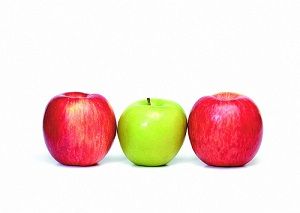
#> input picture examples/fruits.jpg, 300 x 213 px
$ python main.py --image examples/fruits.jpg
#> lines starting #> are read from the running program, lines starting #| are printed output that depends on the picture; after the words box and inside, x2 and y2 are one past the last pixel; in counts of white or black regions, pixels touching at a corner belong together
### KMeans.py
class KmeansSegmentation:

    def segmentation_grey(self, image, k=2):
        """Performs segmentation of an grey level input image using KMeans algorithm, using the intensity of the pixels
        as features. Takes as input:
        image: a grey scale image
        return an segemented image
        -----------------------------------------------------
        Sample implementation for K-means
        1. Initialize cluster centers
        2. Assign pixels to cluster based on (intensity) proximity to cluster centers
        3. While new cluster centers have moved:
            1. compute new cluster centers based on the pixels
            2. Assign pixels to cluster based on the proximity to new cluster centers

        """

        imgHeight = image.shape[0]
        imgWidth = image.shape[1]

        cluster_center = []  # List to store intensities of centroids of all clusters
        cluster = [[] for _ in
                   range(k)]  # Creates K lists of [x,y] lists where x,y give the position of the pixel in the cluster
        intensity = [[] for _ in
                     range(k)]  # Creates K lists to store the intensity values of all the pixels in a given cluster

        # Generate K equi-distant cluster centers
        for i in range(k):
            cluster_center.append(int((255 * i) / (k + 1)))

        print(cluster_center)

        # List to store and calculate minimum distance of each pixel from the K cluster centers
        euclid_distance = []

        def loop(argument_list):
            for i in range(imgHeight):
                for j in range(imgWidth):
                    px = image[i, j]
                    for z in range(k):
                        euclid_distance.append(abs(px - argument_list[z]))
                    # Get the index at which minimum distance occurs and append the (x,y) and intensity value to
                    # corresponding list
                    least = euclid_distance.index(min(euclid_distance))
                    cluster[least].append([i, j])
                    intensity[least].append(px)
                    # Clear the distance list so that the next pixel has an empty list to work with
                    del euclid_distance[:]

            means = []  # List to store the mean of intensities of all the pixels in the clusters
            for i in range(k):
                means.append(int(sum(intensity[i]) / len(intensity[i])))

            print(means)

            # Because of the way python typecasts float to int, convergence on a single integer value takes a lot of
            # time.(Sometimes never happens). Therefore I have allowed a +/- 1 difference in the intensities of the
            # previous centers and the new means.
            threshold = 0
            for i in range(k):
                if sorted(argument_list)[i] - 1 <= sorted(means)[i] <= sorted(argument_list)[i] + 1:
                    threshold += 1
            if threshold == k:
                # Change intensities of all the pixels in the cluster to its cluster center's intenisty
                for i in range(k):
                    for j in range(len(cluster[i])):
                        x = cluster[i][j][0]
                        y = cluster[i][j][1]
                        image[x, y] = means[i]
            else:
                # Clear the cluster and intensity lists and call the function recursively till convergence is achieved
                for i in range(k):
                    cluster[i] = []
                    intensity[i] = []
                loop(means)

        # Initial call to the function
        loop(cluster_center)
        return image

    # [92 lines left out: function segmentation_rgb, not called in this run]

### main.py
# Example Usage: python main.py -i image -k clusters -m rgb

import cv2
import sys
from KMeans import KmeansSegmentation
from datetime import datetime


def display_image(window_name, image):
    """A function to display image"""
    cv2.namedWindow(window_name)
    cv2.imshow(window_name, image)
    cv2.waitKey(0)


def main():
    """ The main funtion that parses input arguments, calls the approrpiate
     kmeans method and writes the output image"""

    # Parse input arguments
    from argparse import ArgumentParser

    parser = ArgumentParser()

    parser.add_argument("-i", "--image", dest="image",
                        help="specify the name of the image", metavar="IMAGE")
    parser.add_argument("-k", "--clusters", dest="clusters",
                        help="Specify the number of clusters (k)", metavar="CLUSTERS")
    parser.add_argument("-m", "--model", dest="model",
                        help="Specify the model rgb, grey", metavar="COLOR")

    args = parser.parse_args()

    # Load image
    if args.image is None:
        print("Please specify the name of image")
        print("use the -h option to see usage information")
        sys.exit(2)
    else:
        image_name = args.image.split(".")[0]
        input_image = cv2.imread(args.image)
#> input_image is the input picture: shape (213, 300, 3); mean B, G, R 215, 222.3, 244.3

    if args.clusters is None:
        print("Number of clusters not specified using 2")
        print("use the -h option to see usage information")
        clusters = 2
    else:
        clusters = int(args.clusters)

    # Check resize scale parametes
    if args.model is None:
        print("Model not specified using default (grey)")
        print("use the -h option to see usage information")
        model = 'grey'
    elif args.model not in ['rgb', 'grey']:
        print("Unknown color model, using default (grey)")
        print("use the -h option to see usage information")
        model = 'grey'
    else:
        model = args.model

    Segementation_object = KmeansSegmentation()

    output = None
    if model == 'grey':
        input_image = cv2.cvtColor(input_image, cv2.COLOR_RGB2GRAY)
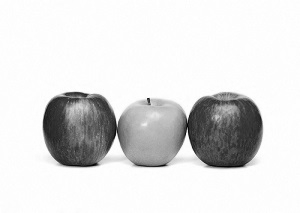
#> input_image: shape (213, 300); min 4, max 255, mean 222.6
        output = Segementation_object.segmentation_grey(input_image, clusters)
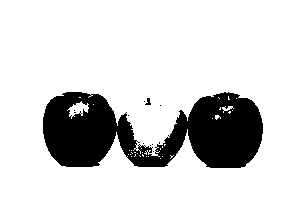
#> output: shape (213, 300); values 89 (black) and 249 (white), 83.2% white; 12 black regions (10 under 20 px), largest, box (x1, y1, x2, y2) and area: (43, 92, 263, 168) 10718, (145, 98, 151, 105) 25
    else:
        output = Segementation_object.segmentation_rgb(input_image, clusters)

    # Write output file
    output_image_name = image_name+"_"+model+"_"+str(clusters)+"_"+datetime.now().strftime("%m%d-%H%M%S")+".jpg"
    cv2.imwrite(output_image_name, output)


if __name__ == "__main__":
    main()
